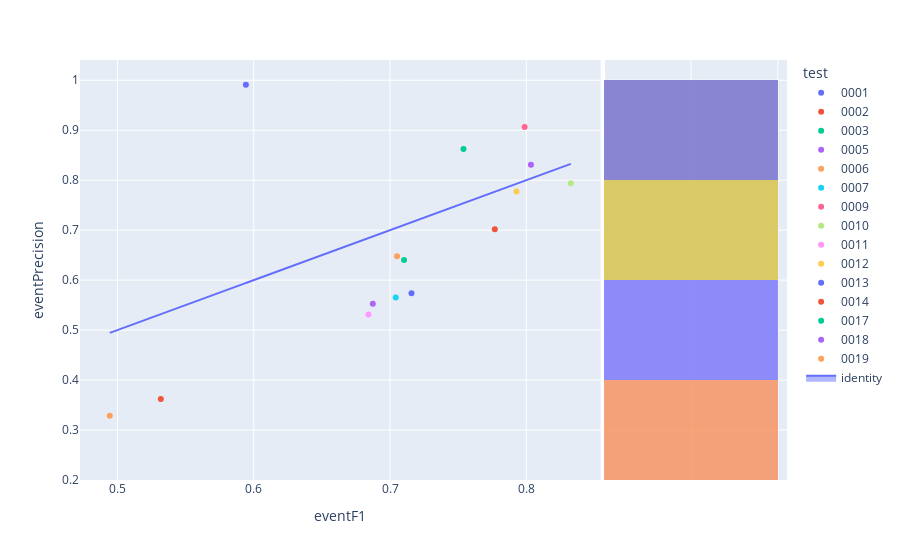

Source (notebook cell):
### Code cell
fig=px.scatter(experimentModels_N2,x='eventF1',y='eventPrecision',color='test',hover_name='modelId', marginal_y="histogram")
fig.add_trace(
    go.Scatter(x=experimentModels_N2['eventF1'], y=experimentModels_N2['eventF1'], name="identity", mode='lines',fill="toself")
)
fig.show()

### Figure 1 — Plotly figure (JSON) as saved in the notebook; plotly's stock layout.template omitted (floating-point values rounded to 4 significant figures)
{"data": [{"hovertemplate": "<b>%{hovertext}</b><br><br>test=0001<br>eventF1=%{x}<br>eventPrecision=%{y}<extra></extra>", "hovertext": ["9e4dd9bb-a7d9-4ee8-a762-d656d8308d91"], "legendgroup": "0001", "marker": {"color": "#636efa", "symbol": "circle"}, "mode": "markers", "name": "0001", "orientation": "v", "showlegend": true, "type": "scatter", "x": [0.5942], "xaxis": "x", "y": [0.9911], "yaxis": "y"}, {"alignmentgroup": "True", "bingroup": "y", "hovertemplate": "test=0001<br>eventPrecision=%{y}<br>count=%{x}<extra></extra>", "legendgroup": "0001", "marker": {"color": "#636efa"}, "name": "0001", "offsetgroup": "0001", "opacity": 0.5, "showlegend": false, "type": "histogram", "xaxis": "x2", "y": [0.9911], "yaxis": "y2"}, {"hovertemplate": "<b>%{hovertext}</b><br><br>test=0002<br>eventF1=%{x}<br>eventPrecision=%{y}<extra></extra>", "hovertext": ["5e1bcb8a-f879-4f42-ae21-0e1ae715095f"], "legendgroup": "0002", "marker": {"color": "#EF553B", "symbol": "circle"}, "mode": "markers", "name": "0002", "orientation": "v", "showlegend": true, "type": "scatter", "x": [0.7769], "xaxis": "x", "y": [0.7017], "yaxis": "y"}, {"alignmentgroup": "True", "bingroup": "y", "hovertemplate": "test=0002<br>eventPrecision=%{y}<br>count=%{x}<extra></extra>", "legendgroup": "0002", "marker": {"color": "#EF553B"}, "name": "0002", "offsetgroup": "0002", "opacity": 0.5, "showlegend": false, "type": "histogram", "xaxis": "x2", "y": [0.7017], "yaxis": "y2"}, {"hovertemplate": "<b>%{hovertext}</b><br><br>test=0003<br>eventF1=%{x}<br>eventPrecision=%{y}<extra></extra>", "hovertext": ["2ecef3ee-0879-42d7-bcf0-ecfa0e3e601a"], "legendgroup": "0003", "marker": {"color": "#00cc96", "symbol": "circle"}, "mode": "markers", "name": "0003", "orientation": "v", "showlegend": true, "type": "scatter", "x": [0.7103], "xaxis": "x", "y": [0.6404], "yaxis": "y"}, {"alignmentgroup": "True", "bingroup": "y", "hovertemplate": "test=0003<br>eventPrecision=%{y}<br>count=%{x}<extra></extra>", "legendgroup": "0003", "marker": {"color": "#00cc96"}, "name": "0003", "offsetgroup": "0003", "opacity": 0.5, "showlegend": false, "type": "histogram", "xaxis": "x2", "y": [0.6404], "yaxis": "y2"}, {"hovertemplate": "<b>%{hovertext}</b><br><br>test=0005<br>eventF1=%{x}<br>eventPrecision=%{y}<extra></extra>", "hovertext": ["52b0d6a8-7f01-4694-85d4-14ef17a025b9"], "legendgroup": "0005", "marker": {"color": "#ab63fa", "symbol": "circle"}, "mode": "markers", "name": "0005", "orientation": "v", "showlegend": true, "type": "scatter", "x": [0.6874], "xaxis": "x", "y": [0.5526], "yaxis": "y"}, {"alignmentgroup": "True", "bingroup": "y", "hovertemplate": "test=0005<br>eventPrecision=%{y}<br>count=%{x}<extra></extra>", "legendgroup": "0005", "marker": {"color": "#ab63fa"}, "name": "0005", "offsetgroup": "0005", "opacity": 0.5, "showlegend": false, "type": "histogram", "xaxis": "x2", "y": [0.5526], "yaxis": "y2"}, {"hovertemplate": "<b>%{hovertext}</b><br><br>test=0006<br>eventF1=%{x}<br>eventPrecision=%{y}<extra></extra>", "hovertext": ["32c9793a-2115-4e77-8b6f-e8f71d09cecb"], "legendgroup": "0006", "marker": {"color": "#FFA15A", "symbol": "circle"}, "mode": "markers", "name": "0006", "orientation": "v", "showlegend": true, "type": "scatter", "x": [0.7052], "xaxis": "x", "y": [0.648], "yaxis": "y"}, {"alignmentgroup": "True", "bingroup": "y", "hovertemplate": "test=0006<br>eventPrecision=%{y}<br>count=%{x}<extra></extra>", "legendgroup": "0006", "marker": {"color": "#FFA15A"}, "name": "0006", "offsetgroup": "0006", "opacity": 0.5, "showlegend": false, "type": "histogram", "xaxis": "x2", "y": [0.648], "yaxis": "y2"}, {"hovertemplate": "<b>%{hovertext}</b><br><br>test=0007<br>eventF1=%{x}<br>eventPrecision=%{y}<extra></extra>", "hovertext": ["241d9889-61ff-47f7-97c2-f502ae3dba38"], "legendgroup": "0007", "marker": {"color": "#19d3f3", "symbol": "circle"}, "mode": "markers", "name": "0007", "orientation": "v", "showlegend": true, "type": "scatter", "x": [0.7042], "xaxis": "x", "y": [0.5655], "yaxis": "y"}, {"alignmentgroup": "True", "bingroup": "y", "hovertemplate": "test=0007<br>eventPrecision=%{y}<br>count=%{x}<extra></extra>", "legendgroup": "0007", "marker": {"color": "#19d3f3"}, "name": "0007", "offsetgroup": "0007", "opacity": 0.5, "showlegend": false, "type": "histogram", "xaxis": "x2", "y": [0.5655], "yaxis": "y2"}, {"hovertemplate": "<b>%{hovertext}</b><br><br>test=0009<br>eventF1=%{x}<br>eventPrecision=%{y}<extra></extra>", "hovertext": ["f6a46037-1f32-40b5-a6ff-cd293b0e4203"], "legendgroup": "0009", "marker": {"color": "#FF6692", "symbol": "circle"}, "mode": "markers", "name": "0009", "orientation": "v", "showlegend": true, "type": "scatter", "x": [0.7988], "xaxis": "x", "y": [0.9065], "yaxis": "y"}, {"alignmentgroup": "True", "bingroup": "y", "hovertemplate": "test=0009<br>eventPrecision=%{y}<br>count=%{x}<extra></extra>", "legendgroup": "0009", "marker": {"color": "#FF6692"}, "name": "0009", "offsetgroup": "0009", "opacity": 0.5, "showlegend": false, "type": "histogram", "xaxis": "x2", "y": [0.9065], "yaxis": "y2"}, {"hovertemplate": "<b>%{hovertext}</b><br><br>test=0010<br>eventF1=%{x}<br>eventPrecision=%{y}<extra></extra>", "hovertext": ["6cfc1f74-3653-47eb-a166-f59fefa13825"], "legendgroup": "0010", "marker": {"color": "#B6E880", "symbol": "circle"}, "mode": "markers", "name": "0010", "orientation": "v", "showlegend": true, "type": "scatter", "x": [0.8326], "xaxis": "x", "y": [0.7938], "yaxis": "y"}, {"alignmentgroup": "True", "bingroup": "y", "hovertemplate": "test=0010<br>eventPrecision=%{y}<br>count=%{x}<extra></extra>", "legendgroup": "0010", "marker": {"color": "#B6E880"}, "name": "0010", "offsetgroup": "0010", "opacity": 0.5, "showlegend": false, "type": "histogram", "xaxis": "x2", "y": [0.7938], "yaxis": "y2"}, {"hovertemplate": "<b>%{hovertext}</b><br><br>test=0011<br>eventF1=%{x}<br>eventPrecision=%{y}<extra></extra>", "hovertext": ["68c5483d-9072-4478-8a87-a7af3324f690"], "legendgroup": "0011", "marker": {"color": "#FF97FF", "symbol": "circle"}, "mode": "markers", "name": "0011", "orientation": "v", "showlegend": true, "type": "scatter", "x": [0.6841], "xaxis": "x", "y": [0.5314], "yaxis": "y"}, {"alignmentgroup": "True", "bingroup": "y", "hovertemplate": "test=0011<br>eventPrecision=%{y}<br>count=%{x}<extra></extra>", "legendgroup": "0011", "marker": {"color": "#FF97FF"}, "name": "0011", "offsetgroup": "0011", "opacity": 0.5, "showlegend": false, "type": "histogram", "xaxis": "x2", "y": [0.5314], "yaxis": "y2"}, {"hovertemplate": "<b>%{hovertext}</b><br><br>test=0012<br>eventF1=%{x}<br>eventPrecision=%{y}<extra></extra>", "hovertext": ["349fe35c-b749-431d-8e8c-c288b150e998"], "legendgroup": "0012", "marker": {"color": "#FECB52", "symbol": "circle"}, "mode": "markers", "name": "0012", "orientation": "v", "showlegend": true, "type": "scatter", "x": [0.7928], "xaxis": "x", "y": [0.7772], "yaxis": "y"}, {"alignmentgroup": "True", "bingroup": "y", "hovertemplate": "test=0012<br>eventPrecision=%{y}<br>count=%{x}<extra></extra>", "legendgroup": "0012", "marker": {"color": "#FECB52"}, "name": "0012", "offsetgroup": "0012", "opacity": 0.5, "showlegend": false, "type": "histogram", "xaxis": "x2", "y": [0.7772], "yaxis": "y2"}, {"hovertemplate": "<b>%{hovertext}</b><br><br>test=0013<br>eventF1=%{x}<br>eventPrecision=%{y}<extra></extra>", "hovertext": ["4babfd03-bb9d-4dd2-a829-ad9de3f05932"], "legendgroup": "0013", "marker": {"color": "#636efa", "symbol": "circle"}, "mode": "markers", "name": "0013", "orientation": "v", "showlegend": true, "type": "scatter", "x": [0.7157], "xaxis": "x", "y": [0.5735], "yaxis": "y"}, {"alignmentgroup": "True", "bingroup": "y", "hovertemplate": "test=0013<br>eventPrecision=%{y}<br>count=%{x}<extra></extra>", "legendgroup": "0013", "marker": {"color": "#636efa"}, "name": "0013", "offsetgroup": "0013", "opacity": 0.5, "showlegend": false, "type": "histogram", "xaxis": "x2", "y": [0.5735], "yaxis": "y2"}, {"hovertemplate": "<b>%{hovertext}</b><br><br>test=0014<br>eventF1=%{x}<br>eventPrecision=%{y}<extra></extra>", "hovertext": ["8b17d41d-edbb-461c-87d2-300850772dae"], "legendgroup": "0014", "marker": {"color": "#EF553B", "symbol": "circle"}, "mode": "markers", "name": "0014", "orientation": "v", "showlegend": true, "type": "scatter", "x": [0.5318], "xaxis": "x", "y": [0.3623], "yaxis": "y"}, {"alignmentgroup": "True", "bingroup": "y", "hovertemplate": "test=0014<br>eventPrecision=%{y}<br>count=%{x}<extra></extra>", "legendgroup": "0014", "marker": {"color": "#EF553B"}, "name": "0014", "offsetgroup": "0014", "opacity": 0.5, "showlegend": false, "type": "histogram", "xaxis": "x2", "y": [0.3623], "yaxis": "y2"}, {"hovertemplate": "<b>%{hovertext}</b><br><br>test=0017<br>eventF1=%{x}<br>eventPrecision=%{y}<extra></extra>", "hovertext": ["0363bbae-1f8e-4b17-9c0c-12617bda2825"], "legendgroup": "0017", "marker": {"color": "#00cc96", "symbol": "circle"}, "mode": "markers", "name": "0017", "orientation": "v", "showlegend": true, "type": "scatter", "x": [0.7539], "xaxis": "x", "y": [0.8623], "yaxis": "y"}, {"alignmentgroup": "True", "bingroup": "y", "hovertemplate": "test=0017<br>eventPrecision=%{y}<br>count=%{x}<extra></extra>", "legendgroup": "0017", "marker": {"color": "#00cc96"}, "name": "0017", "offsetgroup": "0017", "opacity": 0.5, "showlegend": false, "type": "histogram", "xaxis": "x2", "y": [0.8623], "yaxis": "y2"}, {"hovertemplate": "<b>%{hovertext}</b><br><br>test=0018<br>eventF1=%{x}<br>eventPrecision=%{y}<extra></extra>", "hovertext": ["3ab00c3d-e088-430b-81c0-65466ec51055"], "legendgroup": "0018", "marker": {"color": "#ab63fa", "symbol": "circle"}, "mode": "markers", "name": "0018", "orientation": "v", "showlegend": true, "type": "scatter", "x": [0.8034], "xaxis": "x", "y": [0.831], "yaxis": "y"}, {"alignmentgroup": "True", "bingroup": "y", "hovertemplate": "test=0018<br>eventPrecision=%{y}<br>count=%{x}<extra></extra>", "legendgroup": "0018", "marker": {"color": "#ab63fa"}, "name": "0018", "offsetgroup": "0018", "opacity": 0.5, "showlegend": false, "type": "histogram", "xaxis": "x2", "y": [0.831], "yaxis": "y2"}, {"hovertemplate": "<b>%{hovertext}</b><br><br>test=0019<br>eventF1=%{x}<br>eventPrecision=%{y}<extra></extra>", "hovertext": ["a223e573-b48d-418b-a3d3-7c7ae2c5dee7"], "legendgroup": "0019", "marker": {"color": "#FFA15A", "symbol": "circle"}, "mode": "markers", "name": "0019", "orientation": "v", "showlegend": true, "type": "scatter", "x": [0.4944], "xaxis": "x", "y": [0.3287], "yaxis": "y"}, {"alignmentgroup": "True", "bingroup": "y", "hovertemplate": "test=0019<br>eventPrecision=%{y}<br>count=%{x}<extra></extra>", "legendgroup": "0019", "marker": {"color": "#FFA15A"}, "name": "0019", "offsetgroup": "0019", "opacity": 0.5, "showlegend": false, "type": "histogram", "xaxis": "x2", "y": [0.3287], "yaxis": "y2"}, {"fill": "toself", "mode": "lines", "name": "identity", "type": "scatter", "x": [0.5942, 0.7769, 0.7103, 0.6874, 0.7052, 0.7042, 0.7988, 0.8326, 0.6841, 0.7928, 0.7157, 0.5318, 0.7539, 0.8034, 0.4944], "y": [0.5942, 0.7769, 0.7103, 0.6874, 0.7052, 0.7042, 0.7988, 0.8326, 0.6841, 0.7928, 0.7157, 0.5318, 0.7539, 0.8034, 0.4944]}], "layout": {"barmode": "overlay", "legend": {"title": {"text": "test"}, "tracegroupgap": 0}, "margin": {"t": 60}, "xaxis": {"anchor": "y", "domain": [0, 0.7363], "title": {"text": "eventF1"}}, "xaxis2": {"anchor": "y2", "domain": [0.7413, 1], "matches": "x2", "showgrid": true, "showline": false, "showticklabels": false, "ticks": ""}, "yaxis": {"anchor": "x", "domain": [0, 1], "title": {"text": "eventPrecision"}}, "yaxis2": {"anchor": "x2", "domain": [0, 1], "matches": "y", "showgrid": true, "showticklabels": false}}}
